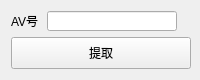
<?xml version="1.0" encoding="UTF-8"?>
<ui version="4.0">
 <class>cover_retriver</class>
 <widget class="QWidget" name="cover_retriver">
  <property name="geometry">
   <rect>
    <x>0</x>
    <y>0</y>
    <width>200</width>
    <height>80</height>
   </rect>
  </property>
  <property name="minimumSize">
   <size>
    <width>200</width>
    <height>80</height>
   </size>
  </property>
  <property name="maximumSize">
   <size>
    <width>200</width>
    <height>80</height>
   </size>
  </property>
  <property name="windowTitle">
   <string>B站封面提取器</string>
  </property>
  <property name="locale">
   <locale language="English" country="UnitedStates"/>
  </property>
  <layout class="QFormLayout" name="formLayout">
   <item row="0" column="0">
    <widget class="QLabel" name="aidlabel">
     <property name="minimumSize">
      <size>
       <width>30</width>
       <height>20</height>
      </size>
     </property>
     <property name="maximumSize">
      <size>
       <width>30</width>
       <height>20</height>
      </size>
     </property>
     <property name="text">
      <string>AV号</string>
     </property>
    </widget>
   </item>
   <item row="0" column="1">
    <widget class="QLineEdit" name="aid_input">
     <property name="minimumSize">
      <size>
       <width>130</width>
       <height>20</height>
      </size>
     </property>
     <property name="maximumSize">
      <size>
       <width>130</width>
       <height>20</height>
      </size>
     </property>
     <property name="text">
      <string/>
     </property>
     <property name="clearButtonEnabled">
      <bool>true</bool>
     </property>
    </widget>
   </item>
   <item row="1" column="0" colspan="2">
    <widget class="QPushButton" name="retriveButton">
     <property name="minimumSize">
      <size>
       <width>180</width>
       <height>32</height>
      </size>
     </property>
     <property name="maximumSize">
      <size>
       <width>180</width>
       <height>32</height>
      </size>
     </property>
     <property name="text">
      <string>提取</string>
     </property>
    </widget>
   </item>
  </layout>
 </widget>
 <resources/>
 <connections/>
</ui>
